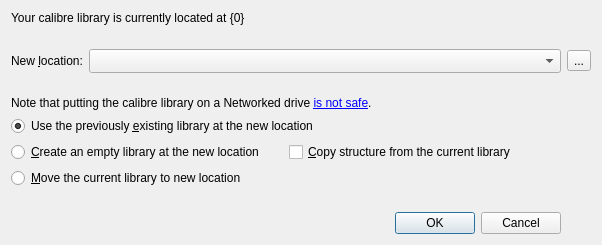
<?xml version="1.0" encoding="UTF-8"?>
<ui version="4.0">
 <class>Dialog</class>
 <widget class="QDialog" name="Dialog">
  <property name="geometry">
   <rect>
    <x>0</x>
    <y>0</y>
    <width>602</width>
    <height>245</height>
   </rect>
  </property>
  <property name="windowTitle">
   <string>Choose your calibre library</string>
  </property>
  <property name="windowIcon">
   <iconset resource="../../../../resources/images.qrc">
    <normaloff>:/images/lt.png</normaloff>:/images/lt.png</iconset>
  </property>
  <layout class="QGridLayout" name="gridLayout">
   <item row="0" column="0" colspan="4">
    <widget class="QLabel" name="old_location">
     <property name="text">
      <string>Your calibre library is currently located at {0}</string>
     </property>
     <property name="wordWrap">
      <bool>true</bool>
     </property>
    </widget>
   </item>
   <item row="8" column="2">
    <spacer name="verticalSpacer">
     <property name="orientation">
      <enum>Qt::Vertical</enum>
     </property>
     <property name="sizeHint" stdset="0">
      <size>
       <width>20</width>
       <height>40</height>
      </size>
     </property>
    </spacer>
   </item>
   <item row="1" column="0">
    <spacer name="verticalSpacer_3">
     <property name="orientation">
      <enum>Qt::Vertical</enum>
     </property>
     <property name="sizeHint" stdset="0">
      <size>
       <width>20</width>
       <height>40</height>
      </size>
     </property>
    </spacer>
   </item>
   <item row="2" column="3">
    <widget class="QToolButton" name="browse_button">
     <property name="text">
      <string>...</string>
     </property>
     <property name="icon">
      <iconset resource="../../../../resources/images.qrc">
       <normaloff>:/images/document_open.png</normaloff>:/images/document_open.png</iconset>
     </property>
    </widget>
   </item>
   <item row="9" column="2">
    <widget class="QDialogButtonBox" name="buttonBox">
     <property name="orientation">
      <enum>Qt::Horizontal</enum>
     </property>
     <property name="standardButtons">
      <set>QDialogButtonBox::Cancel|QDialogButtonBox::Ok</set>
     </property>
    </widget>
   </item>
   <item row="5" column="0" colspan="4">
    <widget class="QRadioButton" name="existing_library">
     <property name="text">
      <string>Use the previously &amp;existing library at the new location</string>
     </property>
     <property name="checked">
      <bool>true</bool>
     </property>
    </widget>
   </item>
   <item row="6" column="0" colspan="3">
    <layout class="QHBoxLayout" name="hbox1">
     <item>
      <widget class="QRadioButton" name="empty_library">
       <property name="text">
        <string>&amp;Create an empty library at the new location</string>
       </property>
      </widget>
     </item>
     <item>
      <widget class="QCheckBox" name="copy_structure">
       <property name="toolTip">
        <string>Copy the custom columns, saved searches, column widths, plugboards,
user categories, and other information from the old to the new library</string>
       </property>
       <property name="text">
        <string>&amp;Copy structure from the current library</string>
       </property>
      </widget>
     </item>
    </layout>
   </item>
   <item row="7" column="0" colspan="3">
    <widget class="QRadioButton" name="move_library">
     <property name="text">
      <string>&amp;Move the current library to new location</string>
     </property>
    </widget>
   </item>
   <item row="2" column="1" colspan="2">
    <widget class="HistoryLineEdit" name="location">
     <property name="sizeAdjustPolicy">
      <enum>QComboBox::AdjustToMinimumContentsLengthWithIcon</enum>
     </property>
     <property name="minimumContentsLength">
      <number>40</number>
     </property>
    </widget>
   </item>
   <item row="3" column="0">
    <spacer name="verticalSpacer_2">
     <property name="orientation">
      <enum>Qt::Vertical</enum>
     </property>
     <property name="sizeHint" stdset="0">
      <size>
       <width>20</width>
       <height>40</height>
      </size>
     </property>
    </spacer>
   </item>
   <item row="2" column="0">
    <widget class="QLabel" name="label_2">
     <property name="text">
      <string>New &amp;location:</string>
     </property>
     <property name="buddy">
      <cstring>location</cstring>
     </property>
    </widget>
   </item>
   <item row="4" column="0" colspan="4">
    <widget class="QLabel" name="nas_warning">
     <property name="text">
      <string>Note that putting the calibre library on a Networked drive &lt;a href=&quot;{}&quot;&gt;is not safe&lt;/a&gt;.</string>
     </property>
    </widget>
   </item>
  </layout>
 </widget>
 <customwidgets>
  <customwidget>
   <class>HistoryLineEdit</class>
   <extends>QComboBox</extends>
   <header>calibre/gui2/widgets.h</header>
  </customwidget>
 </customwidgets>
 <resources>
  <include location="../../../../resources/images.qrc"/>
 </resources>
 <connections>
  <connection>
   <sender>buttonBox</sender>
   <signal>accepted()</signal>
   <receiver>Dialog</receiver>
   <slot>accept()</slot>
   <hints>
    <hint type="sourcelabel">
     <x>248</x>
     <y>254</y>
    </hint>
    <hint type="destinationlabel">
     <x>157</x>
     <y>274</y>
    </hint>
   </hints>
  </connection>
  <connection>
   <sender>buttonBox</sender>
   <signal>rejected()</signal>
   <receiver>Dialog</receiver>
   <slot>reject()</slot>
   <hints>
    <hint type="sourcelabel">
     <x>316</x>
     <y>260</y>
    </hint>
    <hint type="destinationlabel">
     <x>286</x>
     <y>274</y>
    </hint>
   </hints>
  </connection>
 </connections>
</ui>
